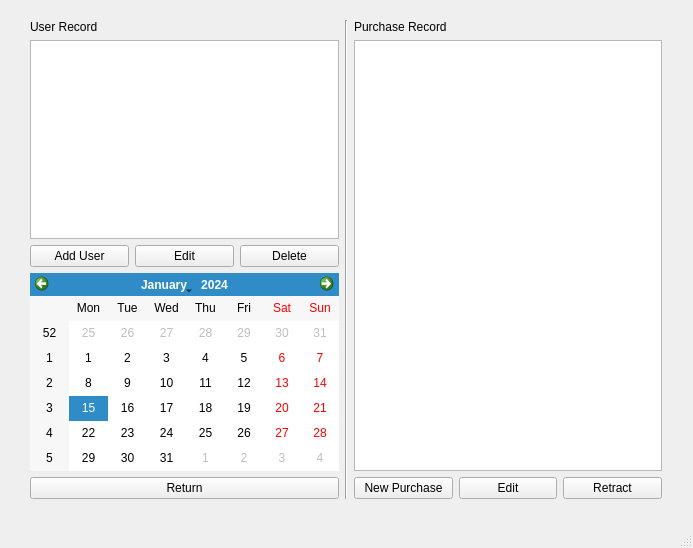
<?xml version="1.0" encoding="UTF-8"?>
<ui version="4.0">
 <class>adminWindow</class>
 <widget class="QMainWindow" name="adminWindow">
  <property name="geometry">
   <rect>
    <x>0</x>
    <y>0</y>
    <width>693</width>
    <height>548</height>
   </rect>
  </property>
  <property name="windowTitle">
   <string>MainWindow</string>
  </property>
  <widget class="QWidget" name="centralwidget">
   <widget class="QWidget" name="">
    <property name="geometry">
     <rect>
      <x>30</x>
      <y>20</y>
      <width>632</width>
      <height>479</height>
     </rect>
    </property>
    <layout class="QHBoxLayout" name="horizontalLayout_3">
     <item>
      <layout class="QVBoxLayout" name="verticalLayout">
       <item>
        <widget class="QLabel" name="label_2">
         <property name="text">
          <string>User Record</string>
         </property>
        </widget>
       </item>
       <item>
        <widget class="QListView" name="listView"/>
       </item>
       <item>
        <layout class="QHBoxLayout" name="horizontalLayout">
         <item>
          <widget class="QPushButton" name="pushButton_6">
           <property name="text">
            <string>Add User</string>
           </property>
          </widget>
         </item>
         <item>
          <widget class="QPushButton" name="pushButton_7">
           <property name="text">
            <string>Edit</string>
           </property>
          </widget>
         </item>
         <item>
          <widget class="QPushButton" name="pushButton_4">
           <property name="text">
            <string>Delete</string>
           </property>
          </widget>
         </item>
        </layout>
       </item>
       <item>
        <widget class="QCalendarWidget" name="calendarWidget"/>
       </item>
       <item>
        <widget class="QPushButton" name="returnButton">
         <property name="text">
          <string>Return</string>
         </property>
        </widget>
       </item>
      </layout>
     </item>
     <item>
      <widget class="Line" name="line">
       <property name="orientation">
        <enum>Qt::Vertical</enum>
       </property>
      </widget>
     </item>
     <item>
      <layout class="QVBoxLayout" name="verticalLayout_2">
       <item>
        <widget class="QLabel" name="label">
         <property name="text">
          <string>Purchase Record</string>
         </property>
        </widget>
       </item>
       <item>
        <widget class="QTableView" name="tableView"/>
       </item>
       <item>
        <layout class="QHBoxLayout" name="horizontalLayout_2">
         <item>
          <widget class="QPushButton" name="pushButton_2">
           <property name="text">
            <string>New Purchase</string>
           </property>
          </widget>
         </item>
         <item>
          <widget class="QPushButton" name="pushButton_3">
           <property name="text">
            <string>Edit</string>
           </property>
          </widget>
         </item>
         <item>
          <widget class="QPushButton" name="pushButton">
           <property name="text">
            <string>Retract</string>
           </property>
          </widget>
         </item>
        </layout>
       </item>
      </layout>
     </item>
    </layout>
   </widget>
  </widget>
  <widget class="QMenuBar" name="menubar">
   <property name="geometry">
    <rect>
     <x>0</x>
     <y>0</y>
     <width>693</width>
     <height>22</height>
    </rect>
   </property>
  </widget>
  <widget class="QStatusBar" name="statusbar"/>
 </widget>
 <resources/>
 <connections/>
</ui>
